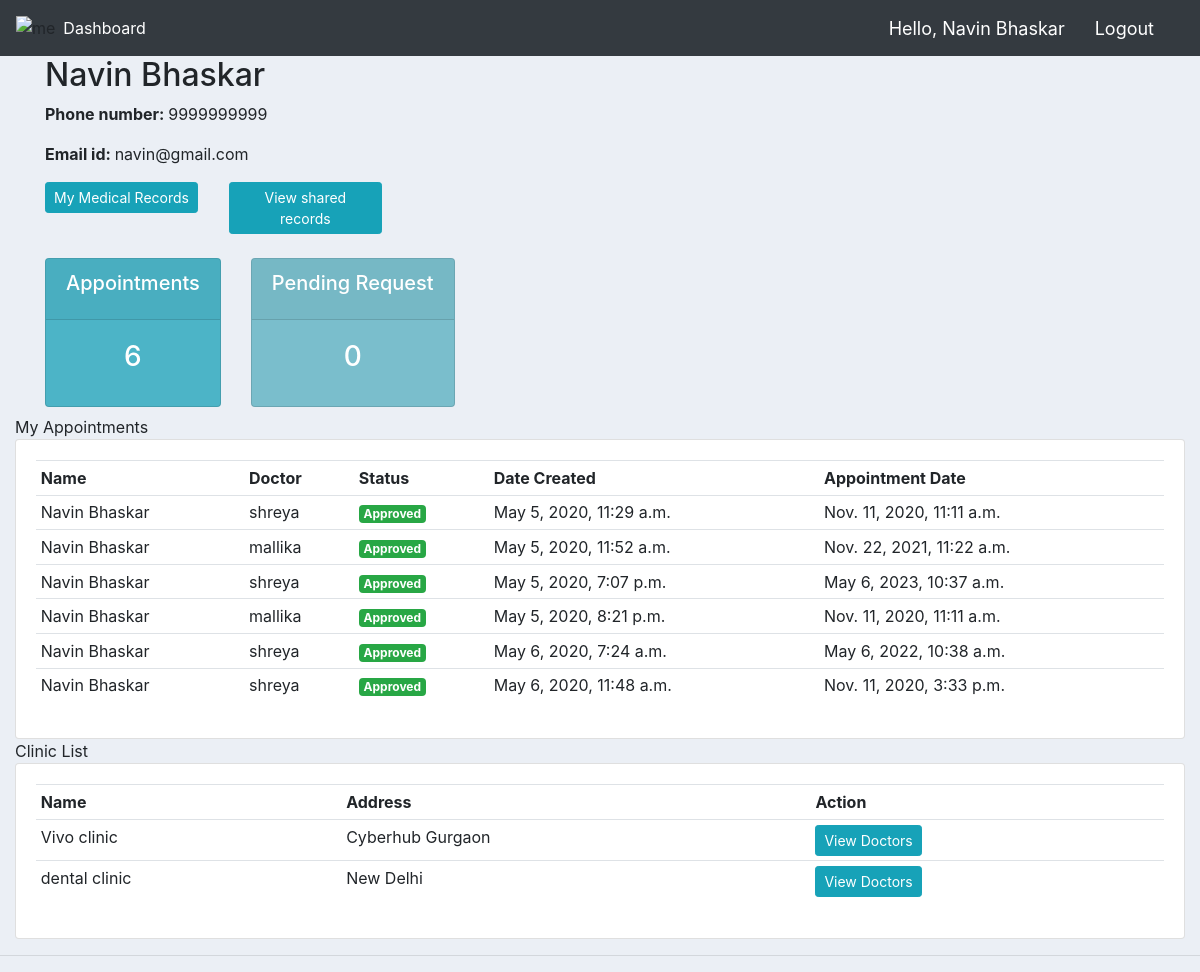
The app's page / (signed in), older data.
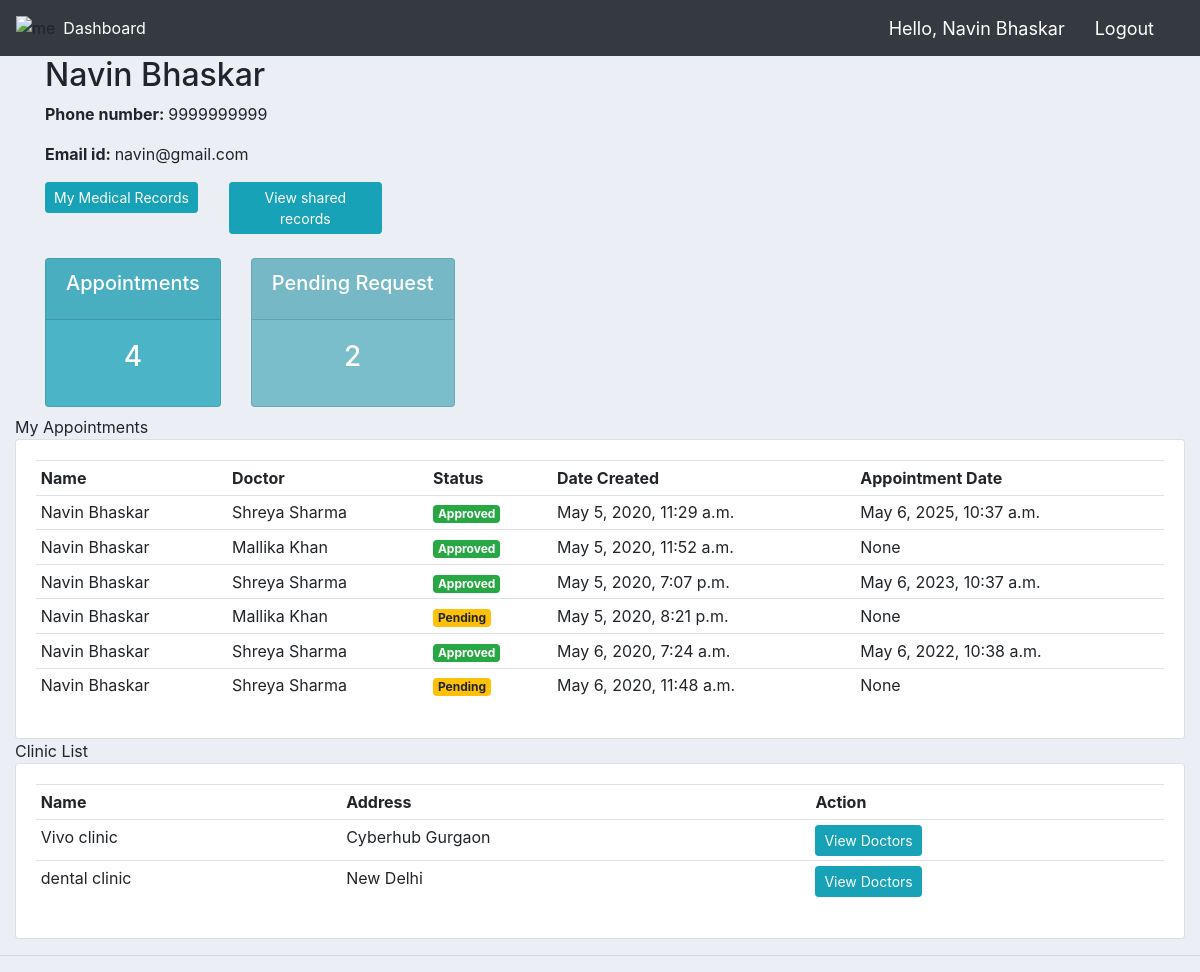
The same page, newer data.
### customers/models.py (models this page shows, shortened)
class Patient(models.Model):
	user = models.OneToOneField(User, null=True, blank=True, on_delete=models.CASCADE)
	name = models.CharField(max_length=200, null=True)
	phone = models.CharField(max_length=200, null=True)
	email = models.CharField(max_length=200, null=True)
	profile_pic = models.ImageField(default="profile1.png", null=True, blank=True)
	date_created = models.DateTimeField(auto_now_add=True, null=True)

class Appointment(models.Model):
	STATUS = (
			('Pending', 'Pending'),
			('Declined', 'Declined'),
			('Approved', 'Approved'),
			)
	patient = models.ForeignKey(Patient, null=True, on_delete= models.SET_NULL)
	doctor = models.ForeignKey(Doctor, null=True, on_delete= models.SET_NULL)
	timing = models.DateTimeField(null=True, blank=True)
	date_created = models.DateTimeField(auto_now_add=True, null=True)
	status = models.CharField(max_length=200, null=True, choices=STATUS)

class Doctor(models.Model):
    user = models.OneToOneField(User, null=True, blank=True, on_delete=models.CASCADE)
    specialization = models.CharField(max_length=200, null=True)
    name = models.CharField(max_length=200, null=True)
    phone = models.CharField(max_length=200, null=True)
    email = models.CharField(max_length=200, null=True)
    clinic = models.ForeignKey(Clinic, null=True, on_delete= models.SET_NULL)
    profile_pic = models.ImageField(default="profile1.png", null=True, blank=True)
    date_created = models.DateTimeField(auto_now_add=True, null=True)

class Clinic(models.Model):
    name = models.CharField(max_length=200, null=True)
    address = models.CharField(max_length=400, null=True)

### customers/decorators.py (the view)
		def wrapper_func(request, *args, **kwargs):
			group = None
			if request.user.groups.exists():
				group = request.user.groups.all()[0].name
			if group in allowed_roles:
				return view_func(request, *args, **kwargs)
			else:
				return HttpResponse('You are not authorized to view this page')

### customers/views.py (called while the page is built, shortened)
@login_required(login_url='login')
@allowed_users(allowed_roles=['patient', 'doctor', 'assistant'])
def home(request):
    if(hasattr(request.user, 'patient')):
        name = request.user.patient.name
        phone = request.user.patient.phone
        email = request.user.patient.email
        total_appointments = request.user.patient.appointment_set.all()
        approved = total_appointments.filter(status='Approved').count()
        pending = total_appointments.filter(status='Pending').count()
        clinic = Clinic.objects.all();
        context = {'clinics':clinic, 'name': name, 'phone': phone, 'email': email, 'approved': approved, 'pending': pending, 'greeting': name, 'appointments': total_appointments }
        return render(request, 'customers/user.html', context)
    else:
        return HttpResponse("You are not authorized to view this page!")

### customers/templates/customers/user.html
{%  extends 'customers/main.html' %}
{% block content %}
{%  include 'customers/user_details.html' %}
{%  include 'customers/my_appointments.html' %}
<div class="text-nowrap" style="width: 8rem;">
  Clinic List
</div>
<div class="row">
	<div class="col-md">
		<div class="card card-body">
			<table class="table table-sm">
				<tr>
					<th>Name</th>
					<th>Address</th>
					<th>Action</th>
				</tr>
				{% for clinic in clinics %}
				<tr>
          <td>{{clinic.name}}</td>
					<td>{{clinic.address}}</td>
					<td><a class="btn btn-sm btn-info" href="{% url 'get_doctors' clinic.id %}">View Doctors</a></td>
				</tr>
				{% endfor %}
			</table>
		</div>
	</div>
</div>
{% endblock content %}

### customers/templates/customers/main.html (shortened to what this page needs)
{% load static %}
<!DOCTYPE html>
<html>
<head>
	<link rel="stylesheet" href="https://stackpath.bootstrapcdn.com/bootstrap/4.3.1/css/bootstrap.min.css">
	<link rel="stylesheet" type="text/css" href="{% static '/css/main.css' %}">
</head>
<body>
	{%  include 'customers/navbar.html' %}
	<div class="container-fluid">
	{% block content %}
	{% endblock %}
    </div>
	<hr>
</body>
</html>

### customers/templates/customers/navbar.html (shortened to what this page needs)
{% load static %}
<nav class="navbar navbar-expand-lg navbar-dark bg-dark">
 <img src="https://storage.googleapis.com/classcast-pdf/logo.png" alt="me">
  <div class="collapse navbar-collapse" id="navbarNav">
    <ul class="navbar-nav">
      <li class="nav-item active">
        <a class="nav-link" href="{% url 'home' %}">Dashboard</a>
      </li>
    </ul>
  </div>
  <span class="hello-msg">Hello, {{greeting}}</span>
  <span ><a  class="hello-msg" href="{% url 'logout' %}">Logout</a></span>
</nav>

### customers/templates/customers/user_details.html (shortened to what this page needs)
<div class="container">
	<div class="row">
    	 <div>
            <div class="col-sm-12">
                <div>
                    <h2>{{name}}</h2>
                    <p><strong>Phone number: </strong> {{phone}} </p>
                    <p><strong>Email id: </strong> {{email}} </p>
                    <div class="row">
                      <div class="col-sm-6">
                        <a class="btn btn-sm btn-info" href="{% url 'view_records' %}">My Medical Records</a>
                      </div>
                      <div class="col-sm-6">
                        <a class="btn btn-sm btn-info" href="{% url 'shared_with' %}">View shared records</a>
                      </div>
                    </div>
                </div>
            </div>
    	 </div>
	</div>
  <br>
  <div class="row">
  	<div>
  		<div class="col-md">
  			<div class="card text-center text-white  mb-2" id="total-orders">
  			  	<div class="card-header">
  			  		<h5 class="card-title">Appointments</h5>
  			  	</div>
  			  	<div class="card-body">
  			    	<h3 class="card-title">{{approved}}</h3>
  			  	</div>
  			</div>
  		</div>
  	</div>
  	<div>
  		<div class="col-md">
  			<div class="card text-center text-white  mb-2" id="orders-delivered">
  			  	<div class="card-header">
  			  		<h5 class="card-title">Pending Request</h5>
  			  	</div>
  			  	<div class="card-body">
  			    	<h3 class="card-title">{{pending}}</h3>
  			  	</div>
  			</div>
  		</div>
  	</div>
  </div>
</div>

### customers/templates/customers/my_appointments.html
<div class="text-nowrap" style="width: 8rem;">
  My Appointments
</div>
<div class="row">
	<div class="col-md">
		<div class="card card-body">
			<table class="table table-sm">
				<tr>
					<th>Name</th>
          <th>Doctor</th>
					<th>Status</th>
          <th>Date Created</th>
          <th>Appointment Date</th>
				</tr>
				{% for appointment in appointments %}
				<tr>
          <td>{{appointment.patient.name}}</td>
          <td>{{appointment.doctor.name}}</td>
          {% if appointment.status == "Approved" %}
					     <td><span class="badge badge-success">{{appointment.status}}</span></td>
          {% else %}
              <td><span class="badge badge-warning">{{appointment.status}}</span></td>
          {% endif %}
          <td>{{appointment.date_created}}</td>
          <td>{{appointment.timing}}</td>
				</tr>
				{% endfor %}
			</table>
		</div>
	</div>
</div>

### static/css/main.css (style rules this page uses)
body { background-color: #ebeff5; }
#total-orders { background-color: #4cb4c7; }
#orders-delivered { background-color: #7abecc; }

### customers/templates/customers/navbar.html (style rules this page uses)
.hello-msg { font-size: 18px; color: #fff; margin-right: 30px; }

Row changes from the older to the newer data that the page shows:
changed Appointment: doctor.name "shreya" → "Shreya Sharma"; timing "Nov. 11, 2020, 11:11 a.m." → "May 6, 2025, 10:37 a.m."
changed Appointment "May 5, 2020, 11:52 a.m.": doctor.name "mallika" → "Mallika Khan"; timing "Nov. 22, 2021, 11:22 a.m." → "None"
changed through a linked row, Appointment "May 5, 2020, 7:07 p.m.": doctor.name "shreya" → "Shreya Sharma"
changed Appointment "May 5, 2020, 8:21 p.m.": doctor.name "mallika" → "Mallika Khan"; timing "Nov. 11, 2020, 11:11 a.m." → "None"; status "Approved" → "Pending"
changed through a linked row, Appointment "May 6, 2020, 7:24 a.m.": doctor.name "shreya" → "Shreya Sharma"
changed Appointment "May 6, 2020, 11:48 a.m.": doctor.name "shreya" → "Shreya Sharma"; timing "Nov. 11, 2020, 3:33 p.m." → "None"; status "Approved" → "Pending"
Text that changed along with them:
{{ approved }}: "6" → "4"
{{ pending }}: "0" → "2"
